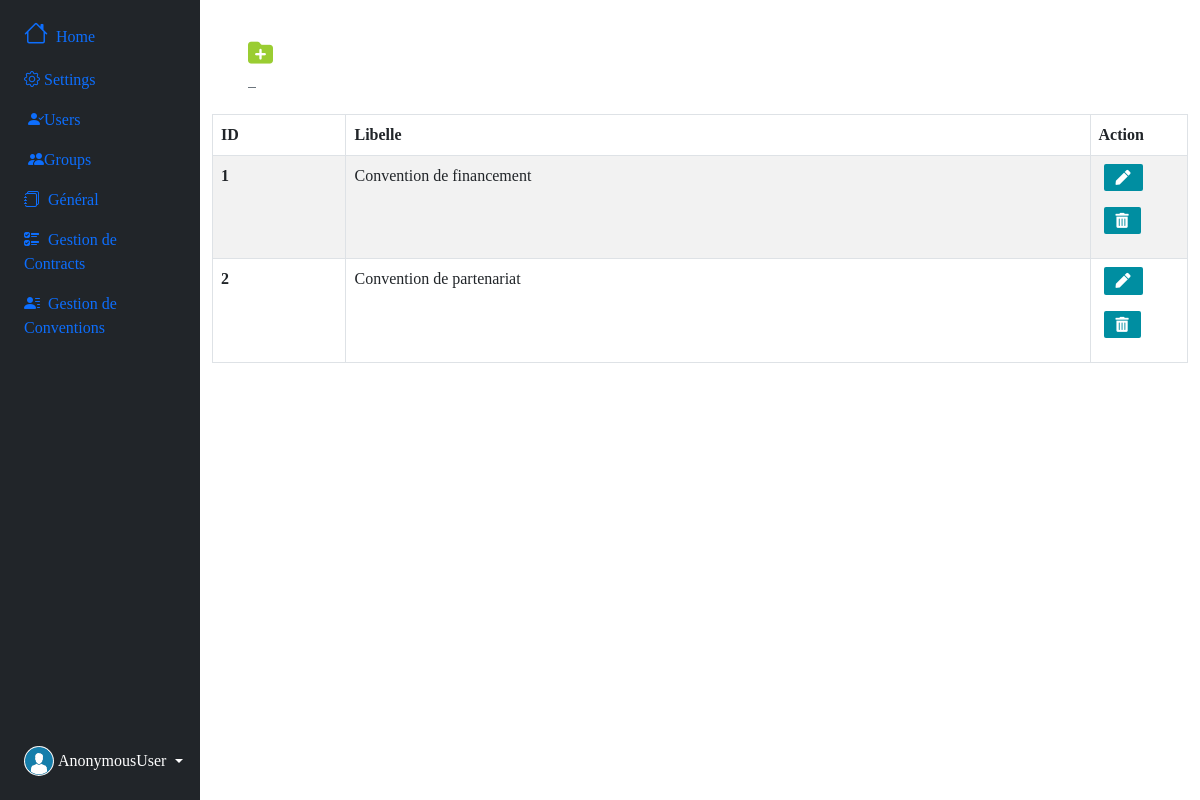
Screenshot of /convention/type_con with the database file from the repository.
### gestionconvention/models.py (models this page shows, shortened)
class TypeConvention(models.Model):
    libelle = models.CharField(max_length=70, null=True, blank=True)

### gestionconvention/views.py (the view)
# urls.py: path('convention/type_con', views.type_con, name="type_con"),
def type_con(request):
    types_convs = TypeConvention.objects.all()
    context={"types_convs":types_convs}
    return render(request, 'gestionconvention/type_con.html', context)

### gestionconvention/templates/gestionconvention/type_con.html (shortened to what this page needs)
{% extends 'index.html' %}
{% load bootstrap_icons %}
{% block btn %}
					<a href="{% url 'add_type_con' %}" class="btn-outline-secondary"style="width: 50px; height: 50px; margin-right: 30px;" title="Add Type">
						<i style="color: yellowgreen; font-size: 25px; " class="fa-sharp fa-solid fa-folder-plus"></i> &nbsp;&nbsp;
					</a>
{% endblock btn %}
{% block main%}
<table table id="example" class="table table-striped table-bordered" style="width:100%">
  <thead>
    <tr>
      <th scope="col">ID</th>
      <th scope="col">Libelle</th>
      <th scope="col" style="width: 10%;">Action</th>
    </tr>
  </thead>
  <tbody>
    {% for types_conv in types_convs %}
    <tr>
      <th scope="row">{{types_conv.id}}</th>
      <td>{{types_conv.libelle}}</td>
      <td>
        <a href="{% url 'edit_type_con' types_conv.id %}" class="btn btn-success text-center" title="Edit Type">
            <i style="font-size: 15px;" class="fas fa-pen"></i>
        </a>
        <a class="btn btn-secondary text-center" title="Delete Type" data-bs-toggle="modal" data-bs-target="#deleteModal{{types_conv.id}}">
            <i style="font-size: 15px;" class="fas fa-trash-alt"></i>
        </a>
    </td>
    </tr>
    {% endfor %}
  </tbody>
</table>
  {% endblock main%}

### contrat/static/css/index.css (style rules this page uses)
* { padding: 0; margin: 0; box-sizing: border-box; list-style-type: none; text-decoration: none; font-family: "verdana"; }
.btn { background-color: #008ea1; border-radius: 2px; color: #fff; font-size: .3rem; border: none; cursor: pointer; margin-bottom: 1rem; margin-left: 5px; }

### rows the page displays
TypeConvention: id "1", libelle "Convention de financement"
TypeConvention: id "2", libelle "Convention de partenariat"

### other values shown
{{ request.user }} "AnonymousUser"
